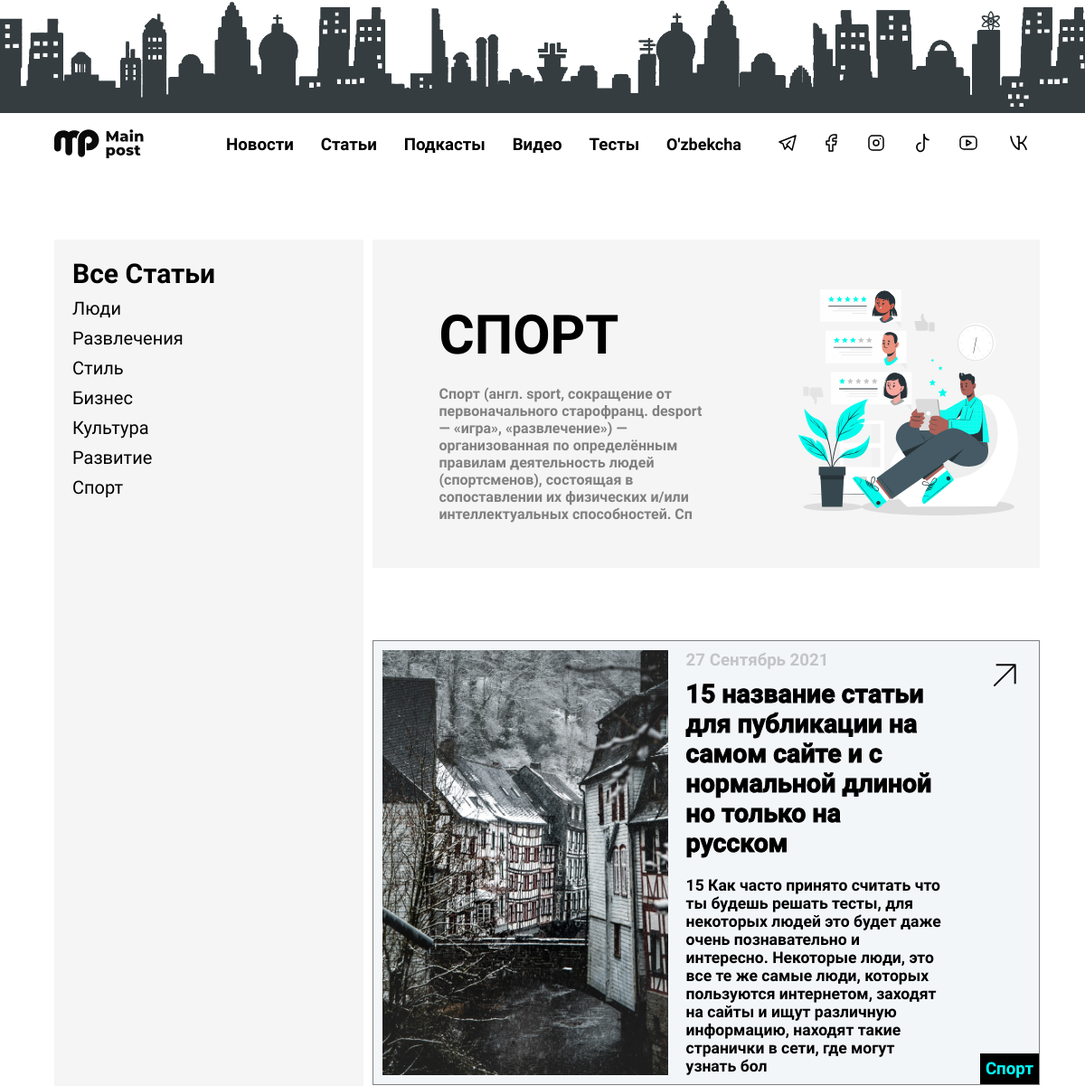
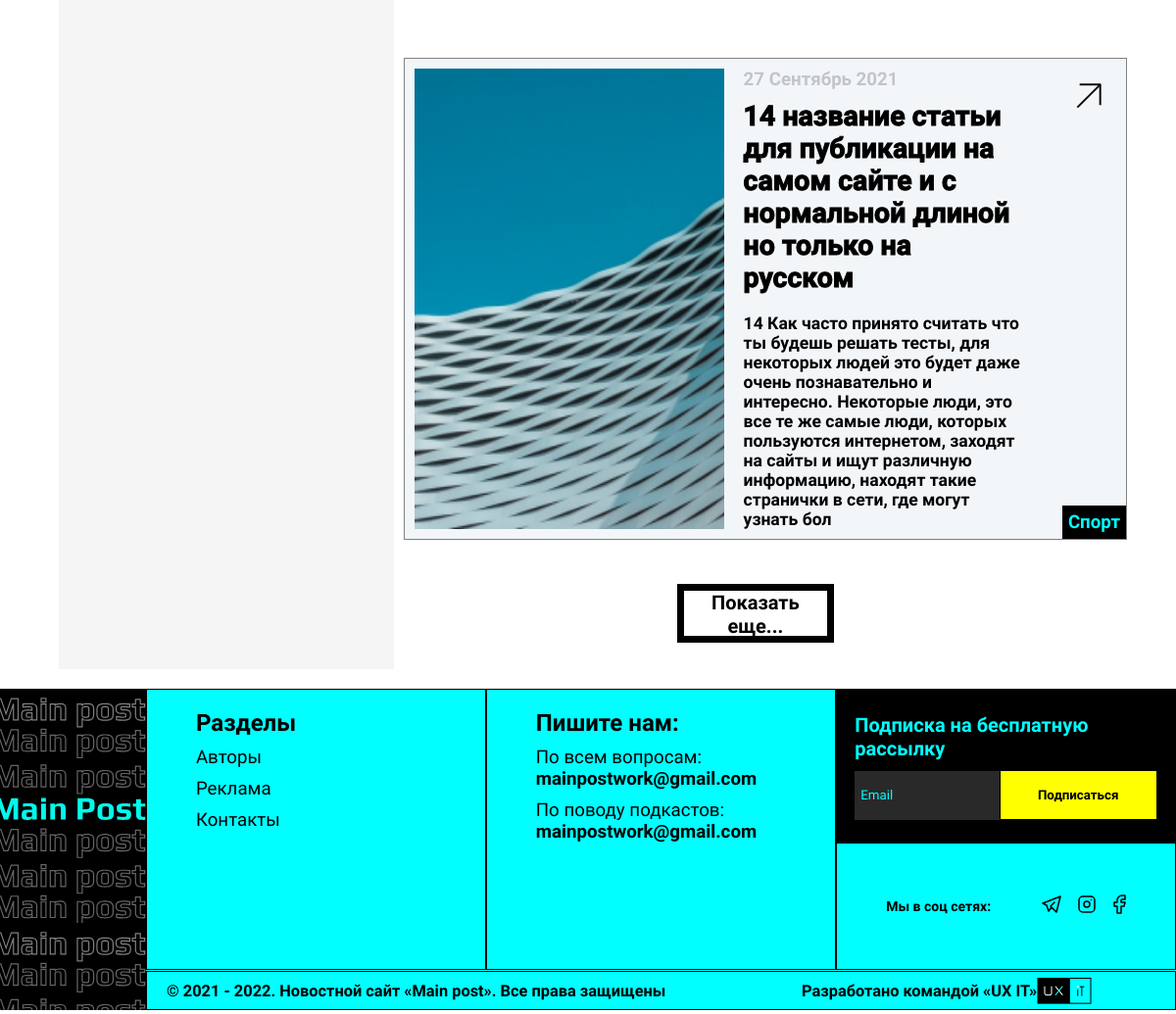
Screenshot of /ru/category/sport/ with the database file from the repository (2 pictures, top to bottom).
### main/models.py (models this page shows, shortened)
class Categories(models.Model):
    name = models.CharField("Название категории", max_length=120)
    description = models.TextField("Описание", max_length=250)
    url = models.SlugField(max_length=120, unique=True)
    def __str__(self):
        return self.name
    class Meta:
        verbose_name = "Категория"
        verbose_name_plural = "Категории"

class Articles(models.Model):
    short_title = models.CharField("Короткое название", max_length=120)
    video = models.CharField("Ссылка YouTube", max_length=500, blank=True)
    title = models.CharField("Название статьи", max_length=250)
    title1 = models.CharField("Короткое название 1", max_length=120)
    title2 = models.CharField("Короткое название 2", max_length=120)
    image = models.ImageField("Картинка", upload_to="article/%Y/%m/%d/")
    slug = models.SlugField("Slug", max_length=120, unique=True)
    categories = models.ForeignKey("Categories",
                                   verbose_name="Категории",
                                   on_delete=models.CASCADE,
                                   related_name="category")
    short_description = models.TextField("Короткое описание", max_length=300)
    description = models.TextField("Описание статьи", )
    date_created = models.DateTimeField("Дата создания", default=timezone.now)   # auto_now_add=True
    date_updated = models.DateTimeField("Дата обновления", auto_now=True)        # auto_now=True
    views = models.PositiveIntegerField("Просмотры", default=0)
    author = models.ForeignKey("Author", verbose_name="Автор", related_name="author", on_delete=models.PROTECT)
    class Meta:
        verbose_name = "Статья"
        verbose_name_plural = "Статьи"
        ordering = ["-id"]

### main/views.py (the view)
# urls.py: path("category/<slug:slug>/", views.category_view, name="category_view"),
def category_view(request, slug):
    page = request.GET.get('page', 1)
    category = get_object_or_404(Categories, url=slug)
    categories_list = Categories.objects.all()
    articles = Articles.objects.filter(categories_id=category.id)[:2]
    paginator = Paginator(articles, 3)
    try:
        page_obj = paginator.page(page)
    except PageNotAnInteger:
        page_obj = paginator.page(1)
    except EmptyPage:
        page_obj = paginator.page(paginator.num_pages)
    return render(request, "main/category.html", {"category": category,
                                                  "categories": categories_list,
                                                  "articles": articles,
                                                  "page_obj": page_obj,
                                                  })

### main/templates/main/category.html (shortened to what this page needs)
{% load static i18n %}
<!DOCTYPE html>
<html lang="en">
<head>
    <link rel="stylesheet" href="{% static 'css/category.css' %}">
    <link rel="stylesheet" href="{% static 'css/header.css' %}">
    <link rel="stylesheet" href="{% static 'css/footer.css' %}">
    <link rel="stylesheet" href="{% static 'css/paginator.css' %}">
    <link rel="stylesheet" href="{% static 'css/button_more.css' %}">
</head>
<body>
    <div class="adv" style="margin-top: 0">
        <img src="{% static 'img/reklama.png' %}" alt="da">
    </div>
     {% include 'include/header_for_categories.html' %}
    <div class="wrapper">
        <div class="container">
            <div class="left__sidebar">
                <div class="left__sidebar__text">
                    <div class="left_sidebar__title">
                        <a href="{% url 'categories' %}"><h2>Все Статьи</h2></a>
                    </div>
                    {% for category in categories %}
                        <div class="left_sidebar__link"><a href="{% url 'category_view' category.url %}">{{ category.name }}</a></div>
                    {% endfor %}
                </div>
            </div>
            <div class="right__sidebar">
                <div class="right_sidebar__image">
                    <div class="right_sidebar__text">
                        <div class="right_sidebar__title">
                         <a href="#"><h2>{{ category.name|upper }}</h2></a>
                        </div>
                        <div class="right_sidebar__subtitle">
                            <h4>{{ category.description }}</h4>
                        </div>
                    </div>
                    <div class="right_imgg">
                        <img src="{% static 'img/cuate.svg' %}" alt="da" height="250px">
                    </div>
                </div>
                <div class="redact_wrap">
                    <div class="redact_container">
                        <div class="redact__content all-articles">
                            {% for article in articles %}
                                {% if forloop.last %}
                                    <div class="redact_item article last-article"
                                         data-article-date="{{ article.date_created|date:"Y-m-d H:i:s" }}"
                                         category-id="{{ article.categories_id }}">
                                    {% else %}
                                    <div class="redact_item article">
                                {% endif %}
                                <div class="redact_left">
                                    <div class="redact_left__logo"
                                         style="background-image: url({{ article.image.url }});">
                                    </div>
                                    <div class="redact_left__text">
                                        <div class="redact_date">
                                            <h3>{{ article.date_created|date:"j F Y" }}</h3>
                                        </div>
                                        <div class="redact_title">
                                            <a href="{% url 'article_detail' article.slug %}">
                                                <h2>{{ article.title }}</h2></a>
                                        </div>
                                        <div class="redact_subtitle">
                                            <h3>{{ article.short_description }}</h3>
                                        </div>
                                    </div>
                                </div>
                                <div class="redact_right">
                                    <div class="redact_right__logo">
                                        <a href="#"><img src="{% static 'img/ic_arrow-up-right12.svg' %}"
                                                         alt="arrow"></a>
                                    </div>
                                    <div class="redact_ending">
                                        <a href="#"><h3>{{ article.categories }}</h3></a>
                                    </div>
                                </div>
                            </div>
                        {% endfor %}
                        </div>
                    </div>
                    {% if articles.count >= 2 %}
                        <div class="see-more-container">
                            <button type="button" class="see-more noselect" id="see-more-category">Показать еще...
                            </button>
                        </div>
                    {% endif %}
                </div>
            </div>
        </div>
    </div>
    {% include 'include/footer.html' %}
</body>
</html>

### static/css/header.css (style rules this page uses)
.adv { width: 100%; }
.adv img { width: 100%; }

### static/css/footer.css (style rules this page uses)
* { padding: 0; margin: 0; box-sizing: border-box; color: inherit; text-decoration: none; outline: none; }

### static/css/paginator.css (style rules this page uses)
.wrapper { margin: 0; }

### static/css/button_more.css (style rules this page uses)
.see-more-container { display: flex; align-items: center; justify-content: center; margin-bottom: 2rem; }
.see-more { width: 150px; height: 50px; cursor: pointer; font-size: 20px; font-weight: bold; color: black; background: white; border: 2px solid black; box-shadow: 5px 5px 0 black, -5px -5px 0 black, -5px 5px 0 black, 5px -5px 0 black; transition: 500ms ease-in-out; }

### rows the page displays
Categories: name "Люди"
Categories: name "Развлечения"
Categories: name "Стиль"
Categories: name "Бизнес"
Categories: name "Культура"
Categories: name "Развитие"
Categories: name "Спорт", name "СПОРТ", description "Спорт (англ. sport, сокращение от первоначального старофранц. desport — «игра», «развлечение») — организованная по определённым правилам деятельность людей (спортсменов), состоящая в сопоставлении их физических и/или интеллектуальных способностей. Сп"
Articles: image (picture), date_created "27 Сентябрь 2021", title "15 название статьи для публикации на самом сайте и с нормальной длиной но только на русском", short_description "15 Как часто принято считать что ты будешь решать тесты, для некоторых людей это будет даже очень познавательно и интересно. Некоторые люди, это все те же самые люди, которых пользуются интернетом, заходят на сайты и ищут различную информацию, находят такие странички в сети, где могут узнать бол", categories "Спорт"
Articles: image (picture), date_created "27 Сентябрь 2021", title "14 название статьи для публикации на самом сайте и с нормальной длиной но только на русском", short_description "14 Как часто принято считать что ты будешь решать тесты, для некоторых людей это будет даже очень познавательно и интересно. Некоторые люди, это все те же самые люди, которых пользуются интернетом, заходят на сайты и ищут различную информацию, находят такие странички в сети, где могут узнать бол", categories "Спорт"
